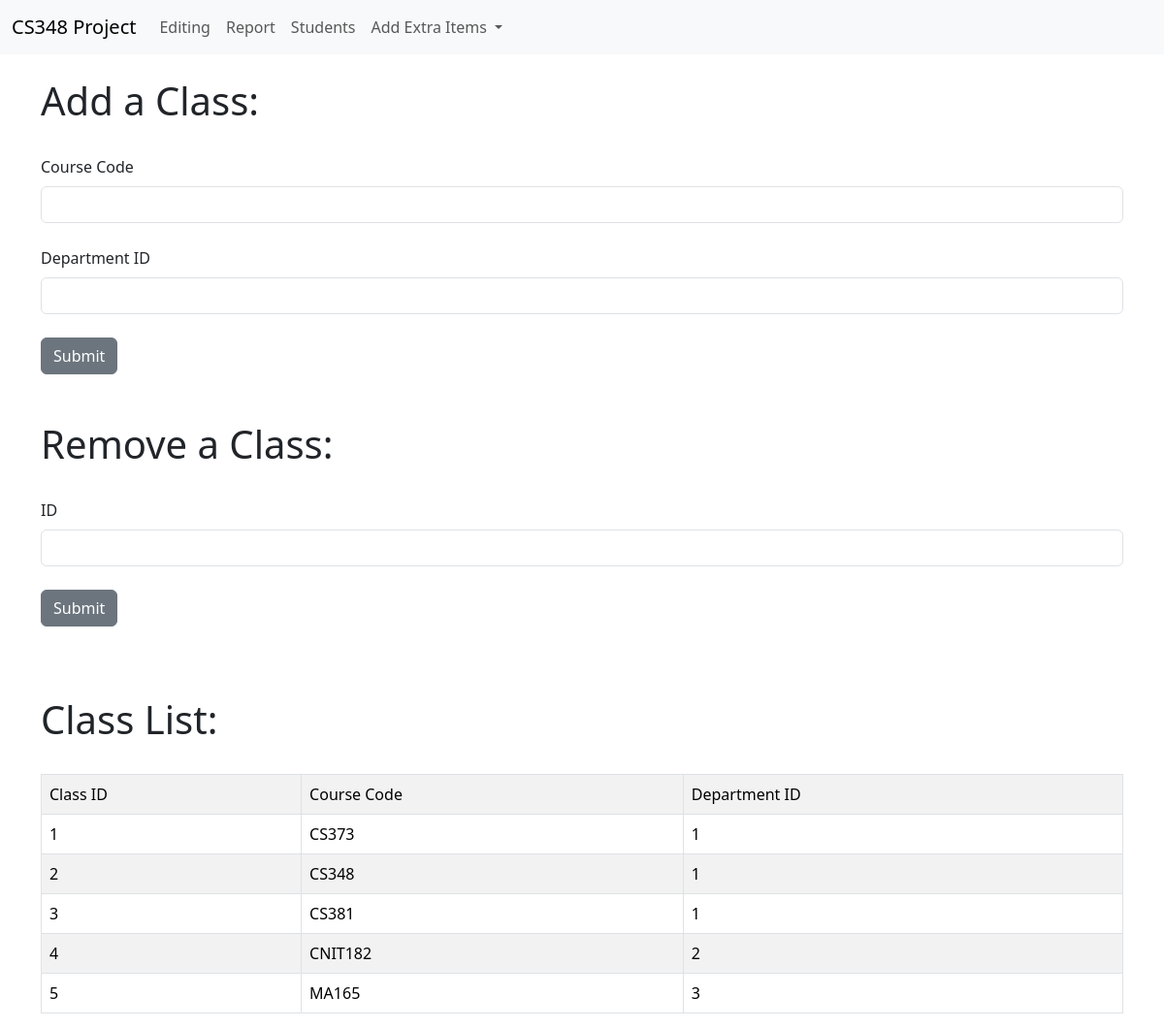
The app's page /class/add with its own data.
### app.py (models this page shows)
class Classes(db.Model):
    __tablename__ = "Classes"
    id = db.Column(db.Integer, primary_key=True)
    course_code = db.Column(db.String(100))
    department_id = db.Column(db.Integer)

### app.py (the view, shortened to what this page needs)
@app.route('/class/add', methods=['GET', 'POST'])
def add_class():
    name = None
    form = ClassForm()
    form2 = ClassDeleteForm()
    with engine.connect() as conn:
        classes = conn.execute(text("SELECT * FROM Classes"))
        conn.commit()
    return render_template("add_class.html", form=form, form2=form2, name=name, our_classes=classes)

### app.py
class ClassForm(FlaskForm):
    course_codes = StringField("Course Code", validators=[DataRequired()])
    dep_id = IntegerField("Department ID", validators=[DataRequired()])
    submit = SubmitField()

class ClassDeleteForm(FlaskForm):
    id_class = IntegerField("ID", validators=[DataRequired()])
    submit = SubmitField()

### templates/add_class.html (shortened to what this page needs)
{% extends 'base.html' %}
{% block content %}
{% if name %}
        <h1>Hello {{ name }}!!</h1>
{% else %}
        <h1>Add a Class:</h1>
        <br/>
        <form method="POST">
                {{ form.course_codes.label(class="form-label") }}
                {{ form.course_codes(class="form-control") }}
                <br/>
                {{ form.dep_id.label(class="form-label") }}
                {{ form.dep_id(class="form-control") }}
                <br/>
                {{ form.submit(class="btn btn-secondary") }}
        </form>
        <br/><br/>
        <h1>Remove a Class:</h1>
        <br/>
	<form method="POST">
                {{ form2.id_class.label(class="form-label") }}
                {{ form2.id_class(class="form-control") }}
                <br/>
                {{ form2.submit(class="btn btn-secondary") }}
        </form>
        <br/><br/><br/>
        <h1>Class List:</h1>
        <br/>
        <table class="table table-hover table-bordered table-striped">
                <tr><td>Class ID</td><td>Course Code</td><td>Department ID</td></tr>
        {% for our_class in our_classes %}
                <tr>
                        <td>{{our_class.id}}</td> <td>{{our_class.course_code}}</td> <td>{{our_class.department_id}}</td>
                </tr>
        {% endfor %}
        </table>
{% endif %}
{% endblock %}

### records on screen
Classes: id "1", course_code "CS373", department_id "1"
Classes: id "2", course_code "CS348", department_id "1"
Classes: id "3", course_code "CS381", department_id "1"
Classes: id "4", course_code "CNIT182", department_id "2"
Classes: id "5", course_code "MA165", department_id "3"
